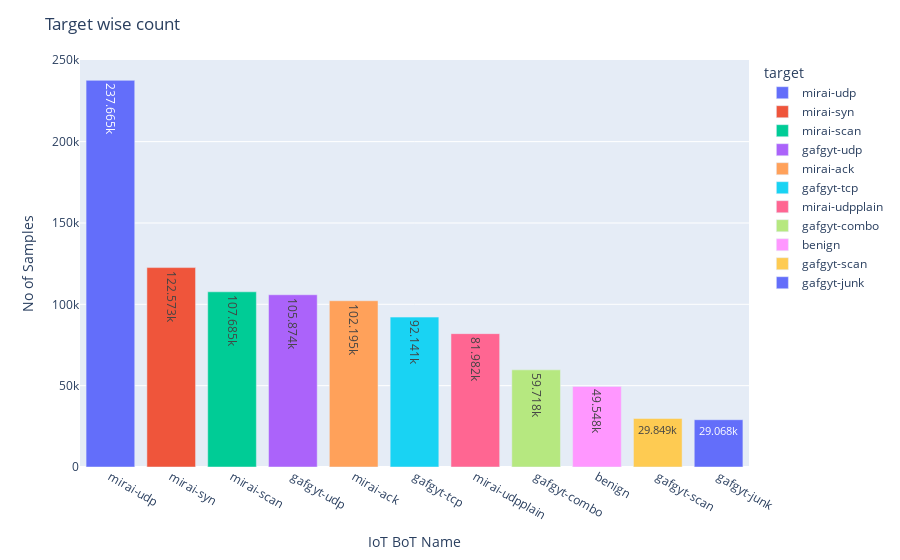

Notebook code cell kept with this figure:
### Code cell
target_counts = df["target"].value_counts()
display_bar_chart(target_counts, target_counts.index, target_counts.values, "Target wise count", "IoT BoT Name", "No of Samples")

### Figure 1 — Plotly figure (JSON) as saved in the notebook; plotly's stock layout.template omitted (floating-point values rounded to 4 significant figures)
{"data": [{"alignmentgroup": "True", "hovertemplate": "target=%{x}<br>y=%{y}<extra></extra>", "legendgroup": "mirai-udp", "marker": {"color": "#636efa", "pattern": {"shape": ""}}, "name": "mirai-udp", "offsetgroup": "mirai-udp", "orientation": "v", "showlegend": true, "textposition": "auto", "texttemplate": "%{y}", "type": "bar", "x": ["mirai-udp"], "xaxis": "x", "y": [237665], "yaxis": "y"}, {"alignmentgroup": "True", "hovertemplate": "target=%{x}<br>y=%{y}<extra></extra>", "legendgroup": "mirai-syn", "marker": {"color": "#EF553B", "pattern": {"shape": ""}}, "name": "mirai-syn", "offsetgroup": "mirai-syn", "orientation": "v", "showlegend": true, "textposition": "auto", "texttemplate": "%{y}", "type": "bar", "x": ["mirai-syn"], "xaxis": "x", "y": [122573], "yaxis": "y"}, {"alignmentgroup": "True", "hovertemplate": "target=%{x}<br>y=%{y}<extra></extra>", "legendgroup": "mirai-scan", "marker": {"color": "#00cc96", "pattern": {"shape": ""}}, "name": "mirai-scan", "offsetgroup": "mirai-scan", "orientation": "v", "showlegend": true, "textposition": "auto", "texttemplate": "%{y}", "type": "bar", "x": ["mirai-scan"], "xaxis": "x", "y": [107685], "yaxis": "y"}, {"alignmentgroup": "True", "hovertemplate": "target=%{x}<br>y=%{y}<extra></extra>", "legendgroup": "gafgyt-udp", "marker": {"color": "#ab63fa", "pattern": {"shape": ""}}, "name": "gafgyt-udp", "offsetgroup": "gafgyt-udp", "orientation": "v", "showlegend": true, "textposition": "auto", "texttemplate": "%{y}", "type": "bar", "x": ["gafgyt-udp"], "xaxis": "x", "y": [105874], "yaxis": "y"}, {"alignmentgroup": "True", "hovertemplate": "target=%{x}<br>y=%{y}<extra></extra>", "legendgroup": "mirai-ack", "marker": {"color": "#FFA15A", "pattern": {"shape": ""}}, "name": "mirai-ack", "offsetgroup": "mirai-ack", "orientation": "v", "showlegend": true, "textposition": "auto", "texttemplate": "%{y}", "type": "bar", "x": ["mirai-ack"], "xaxis": "x", "y": [102195], "yaxis": "y"}, {"alignmentgroup": "True", "hovertemplate": "target=%{x}<br>y=%{y}<extra></extra>", "legendgroup": "gafgyt-tcp", "marker": {"color": "#19d3f3", "pattern": {"shape": ""}}, "name": "gafgyt-tcp", "offsetgroup": "gafgyt-tcp", "orientation": "v", "showlegend": true, "textposition": "auto", "texttemplate": "%{y}", "type": "bar", "x": ["gafgyt-tcp"], "xaxis": "x", "y": [92141], "yaxis": "y"}, {"alignmentgroup": "True", "hovertemplate": "target=%{x}<br>y=%{y}<extra></extra>", "legendgroup": "mirai-udpplain", "marker": {"color": "#FF6692", "pattern": {"shape": ""}}, "name": "mirai-udpplain", "offsetgroup": "mirai-udpplain", "orientation": "v", "showlegend": true, "textposition": "auto", "texttemplate": "%{y}", "type": "bar", "x": ["mirai-udpplain"], "xaxis": "x", "y": [81982], "yaxis": "y"}, {"alignmentgroup": "True", "hovertemplate": "target=%{x}<br>y=%{y}<extra></extra>", "legendgroup": "gafgyt-combo", "marker": {"color": "#B6E880", "pattern": {"shape": ""}}, "name": "gafgyt-combo", "offsetgroup": "gafgyt-combo", "orientation": "v", "showlegend": true, "textposition": "auto", "texttemplate": "%{y}", "type": "bar", "x": ["gafgyt-combo"], "xaxis": "x", "y": [59718], "yaxis": "y"}, {"alignmentgroup": "True", "hovertemplate": "target=%{x}<br>y=%{y}<extra></extra>", "legendgroup": "benign", "marker": {"color": "#FF97FF", "pattern": {"shape": ""}}, "name": "benign", "offsetgroup": "benign", "orientation": "v", "showlegend": true, "textposition": "auto", "texttemplate": "%{y}", "type": "bar", "x": ["benign"], "xaxis": "x", "y": [49548], "yaxis": "y"}, {"alignmentgroup": "True", "hovertemplate": "target=%{x}<br>y=%{y}<extra></extra>", "legendgroup": "gafgyt-scan", "marker": {"color": "#FECB52", "pattern": {"shape": ""}}, "name": "gafgyt-scan", "offsetgroup": "gafgyt-scan", "orientation": "v", "showlegend": true, "textposition": "auto", "texttemplate": "%{y}", "type": "bar", "x": ["gafgyt-scan"], "xaxis": "x", "y": [29849], "yaxis": "y"}, {"alignmentgroup": "True", "hovertemplate": "target=%{x}<br>y=%{y}<extra></extra>", "legendgroup": "gafgyt-junk", "marker": {"color": "#636efa", "pattern": {"shape": ""}}, "name": "gafgyt-junk", "offsetgroup": "gafgyt-junk", "orientation": "v", "showlegend": true, "textposition": "auto", "texttemplate": "%{y}", "type": "bar", "x": ["gafgyt-junk"], "xaxis": "x", "y": [29068], "yaxis": "y"}], "layout": {"barmode": "relative", "legend": {"title": {"text": "target"}, "tracegroupgap": 0}, "margin": {"t": 60}, "title": {"text": "Target wise count"}, "xaxis": {"anchor": "y", "categoryarray": ["mirai-udp", "mirai-syn", "mirai-scan", "gafgyt-udp", "mirai-ack", "gafgyt-tcp", "mirai-udpplain", "gafgyt-combo", "benign", "gafgyt-scan", "gafgyt-junk"], "categoryorder": "array", "domain": [0, 1], "title": {"text": "IoT BoT Name"}}, "yaxis": {"anchor": "x", "domain": [0, 1], "title": {"text": "No of Samples"}}}}
